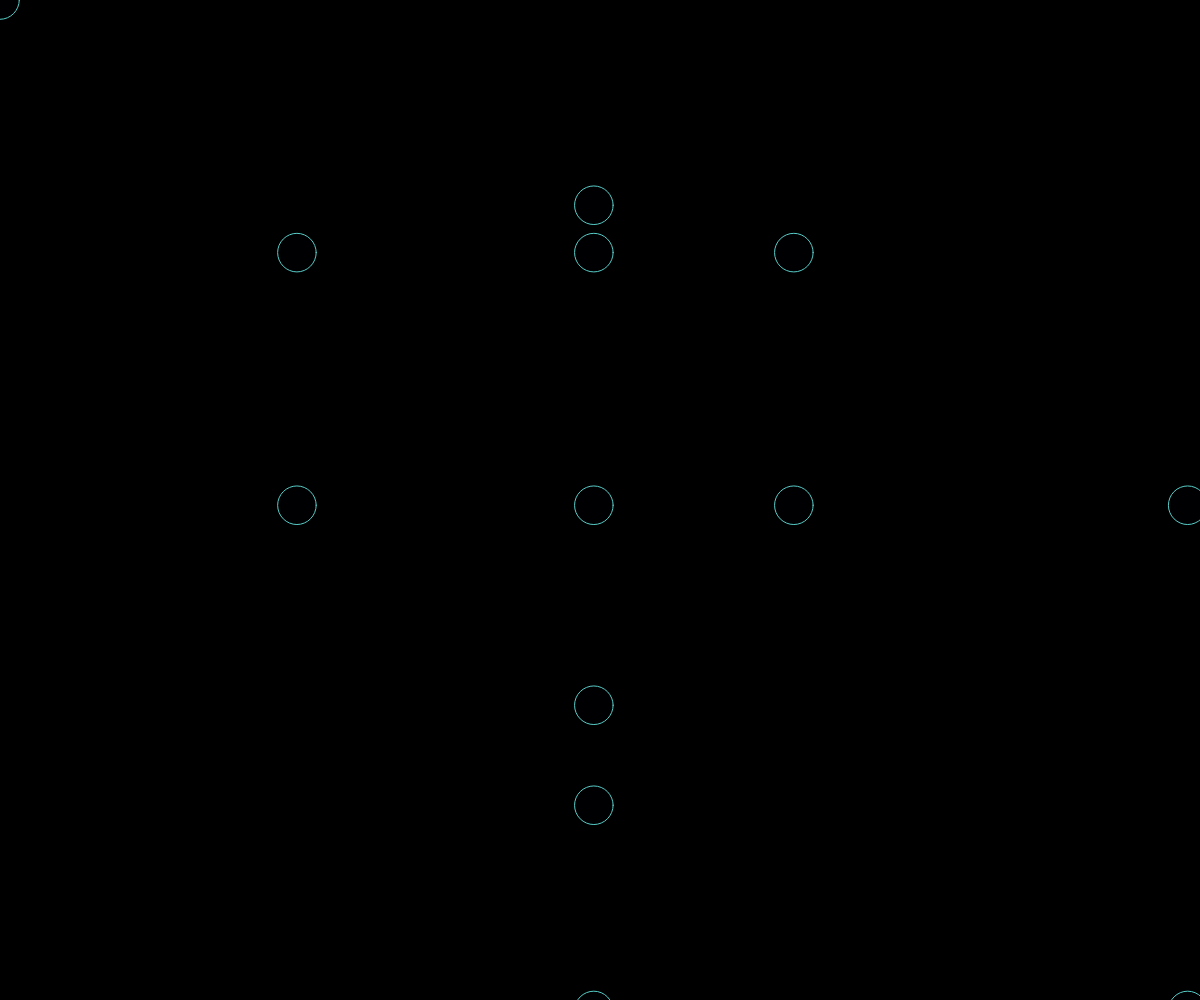
Frame 1 (no input)
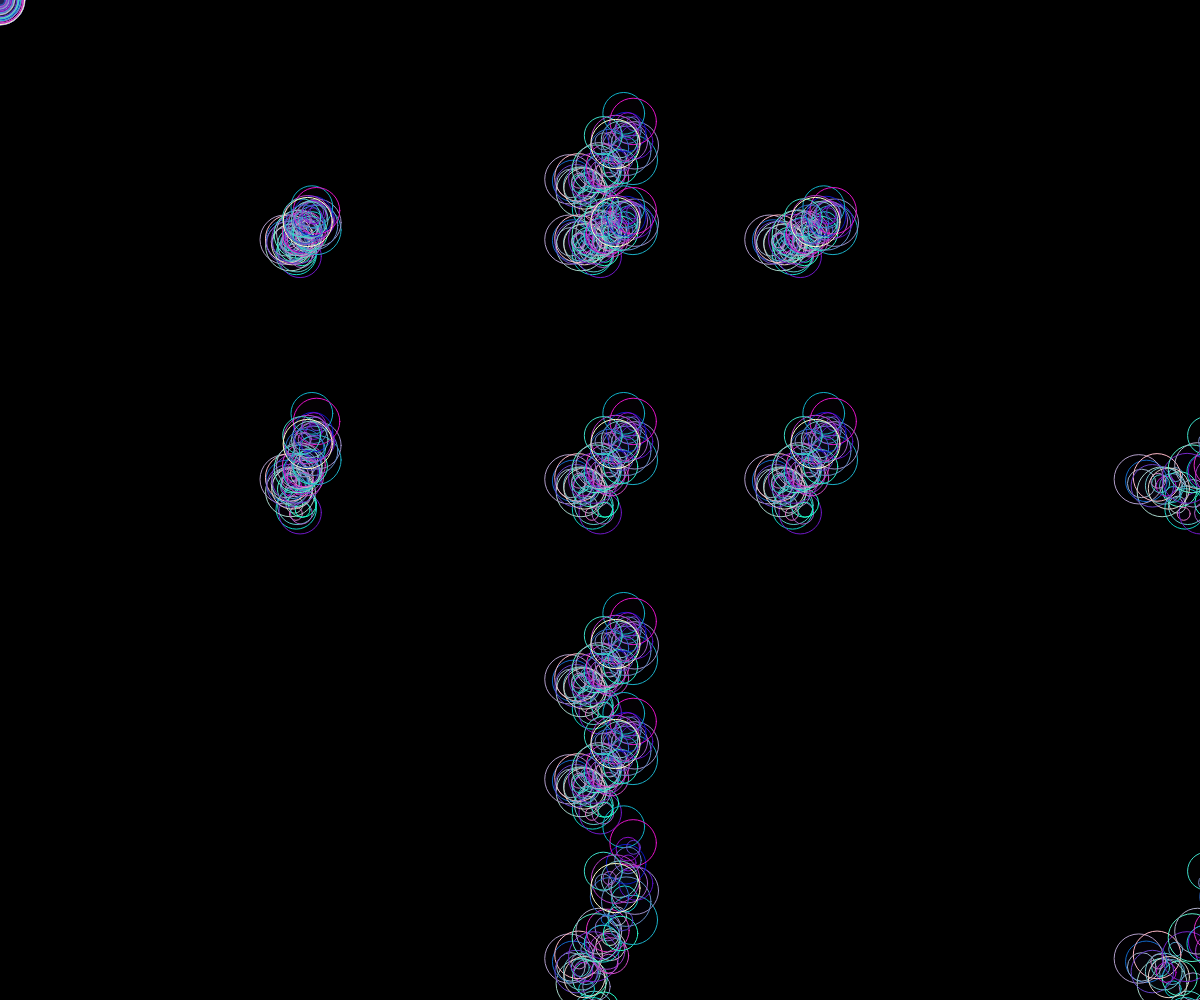
Frame 60 (no input)
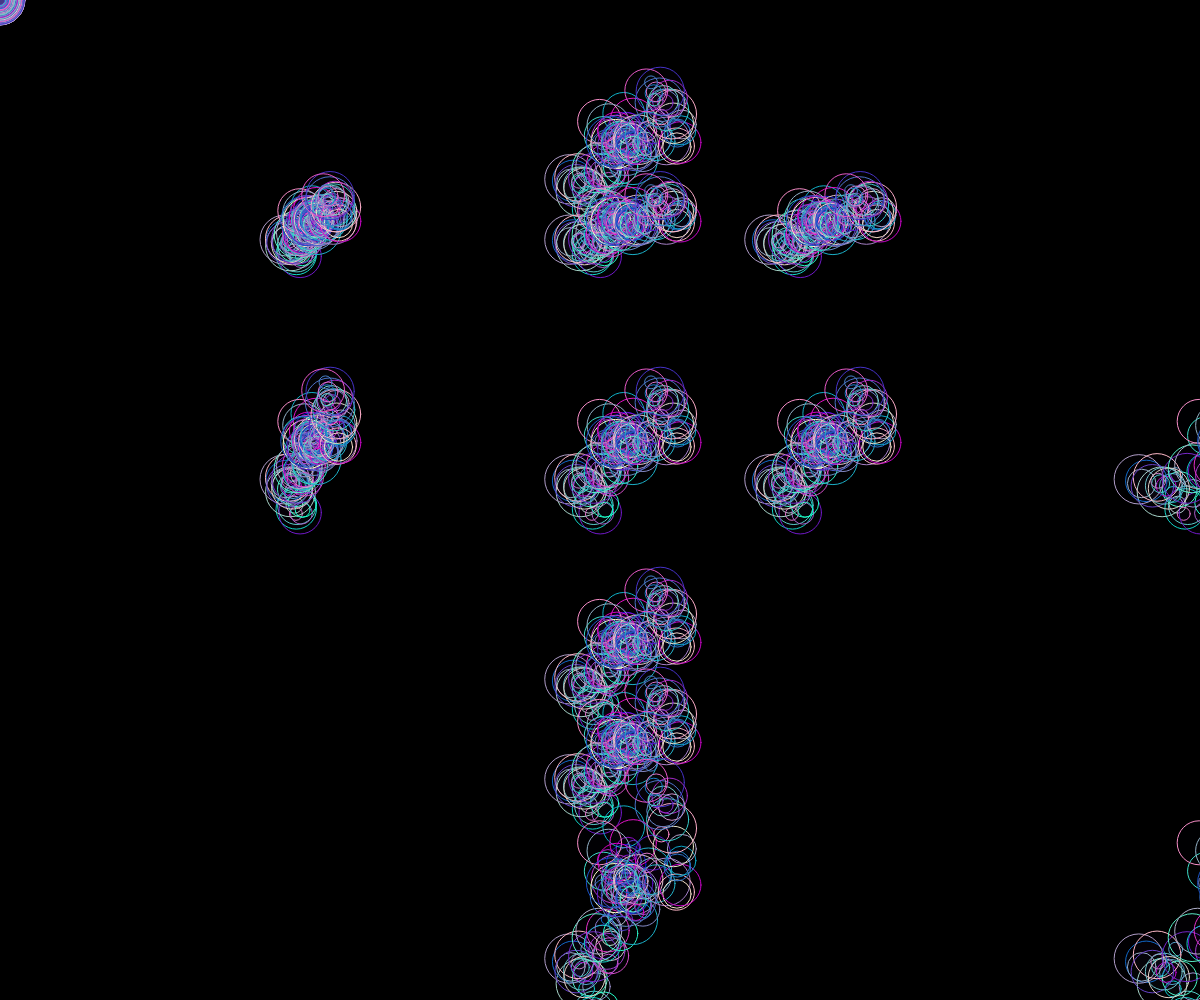
Frame 120 (the mouse pressed at the canvas centre since frame 60)

The p5.js sketch that drew these frames (run headless with seeded random() and noise() and a simulated clock; from frame 60 on, the mouse is pressed at the canvas centre):

// p5.js sketch
// ── sketch.js
var x;
var y;
var r;
var speed;


var x;
var y;




function setup() {
  createCanvas(windowWidth,windowHeight);
  background(0);
  
  
  
  x = windowWidth/2;
  y = windowHeight/2;
  
  
  speed = 10.5;
  
}

function draw() {
  r = random(10,50);
  //background(0);
  x = x + random(-speed,speed);
  y = y + random(-speed,speed);
  x = constrain(x,0,width);
  y = constrain(y,0,height);
  stroke(random(255), random(255), 200);
  fill(random(255), random(255), 200,2);
  ellipse(x,y,r,r);
  ellipse(x,y/2,r,r);
  ellipse(x/2,y,r,r);
  ellipse(x+200,y,r,r);
  ellipse(x,y+200,r,r);
  ellipse(x/2,y/2,r,r);
  ellipse(x+200,y/2,r,r);
  ellipse(x,y-300,r,r);
  ellipse(x-x,y-y,r,r);
  ellipse(x+x,y+y,r,r);
  ellipse(x+x,y,r,r);
  ellipse(x,y+y,r,r);
  ellipse(x,y+300,r,r);
  
  
  //if(x >= width || x >= height){
 //   fill(random(255),100,100);
 //   ellipse(x,y,r,r);
 // }
  
}
